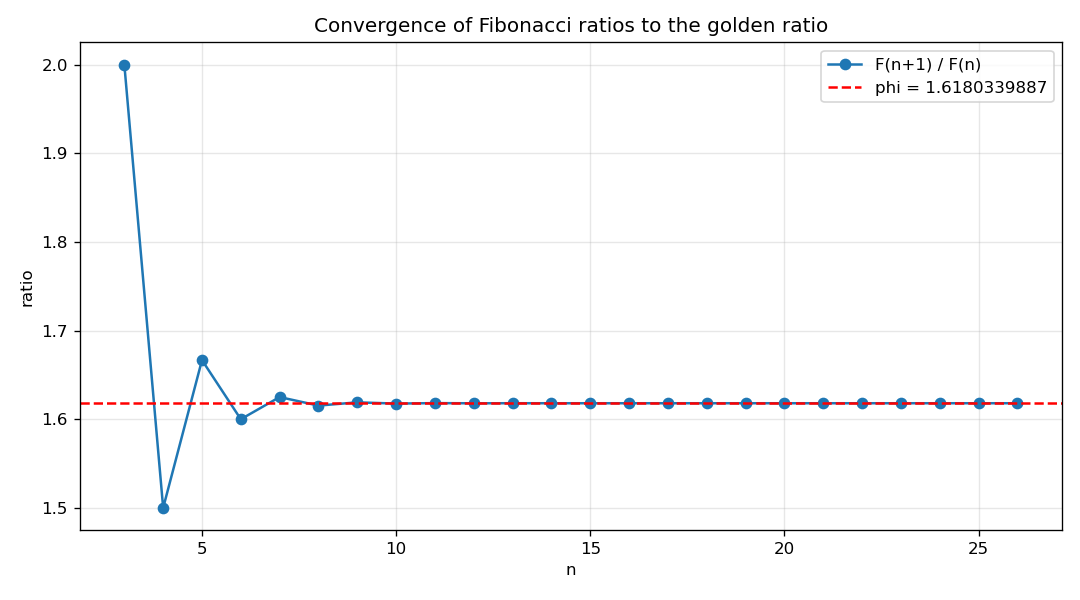

Python code for this plot:
"""Plot F(n+1)/F(n) converging to the golden ratio phi."""
import matplotlib
matplotlib.use("Agg")
import matplotlib.pyplot as plt

from fibonacci import golden_ratio_approximations, _PHI

terms = 25
ratios = golden_ratio_approximations(terms)
ns = list(range(3, terms + 2))

plt.figure(figsize=(9, 5))
plt.plot(ns, ratios, "o-", label="F(n+1) / F(n)")
plt.axhline(_PHI, color="red", linestyle="--", label=f"phi = {_PHI:.10f}")
plt.xlabel("n")
plt.ylabel("ratio")
plt.title("Convergence of Fibonacci ratios to the golden ratio")
plt.legend()
plt.grid(True, alpha=0.3)
plt.tight_layout()
plt.savefig("golden_ratio.png", dpi=120)
print("saved golden_ratio.png")
print(f"F(26)/F(25) = {ratios[-1]:.12f}  vs  phi = {_PHI:.12f}")
